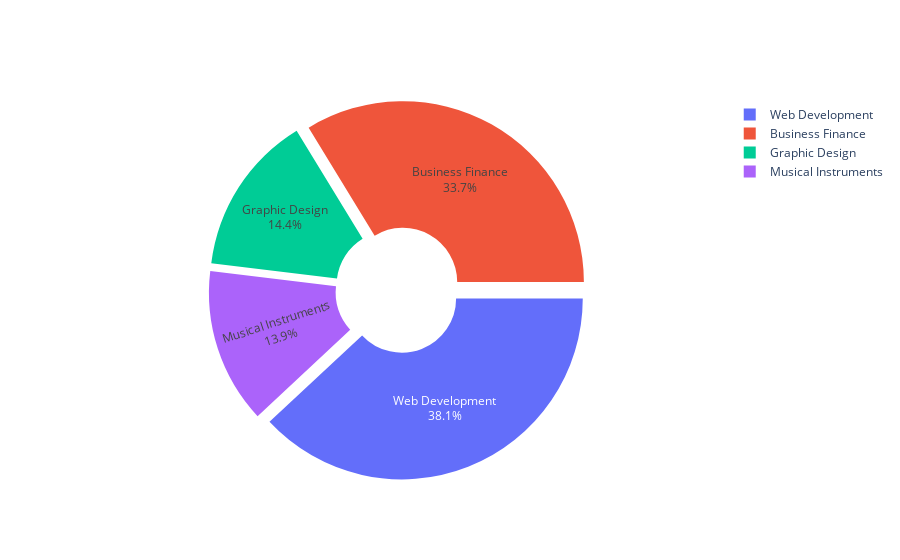

Notebook cell for this chart:
### Code cell
import plotly.graph_objects as go
subject=udemy['subject']
price=udemy['price']
fig = go.Figure(data=[go.Pie(labels=subject, values=price, hole=.30)])
fig.update_traces(rotation=90, pull=0.05, textinfo="percent+label")
fig.show()

### Figure 1 — Plotly figure (JSON) as saved in the notebook; plotly's stock layout.template omitted (floating-point values rounded to 4 significant figures; data arrays with more than 128 entries replaced by an {"elided": "..."} marker saying what was removed)
{"data": [{"hole": 0.3, "labels": {"elided": "3678 str values"}, "pull": 0.05, "rotation": 90, "textinfo": "percent+label", "type": "pie", "values": {"elided": "3678 int values"}}], "layout": {}}
